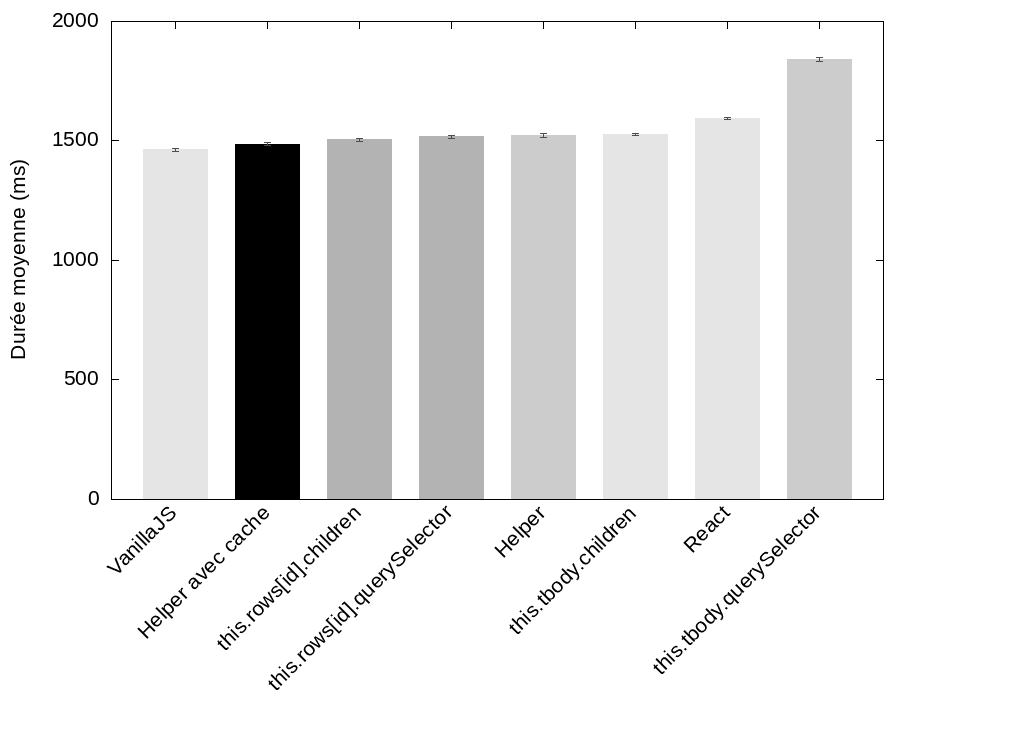

Write gnuplot code to recreate this figure.
set term png size 1024,750 font 'Liberation Sans,16'
set output "mem_helper.png"

set style fill solid
set boxwidth 0.7
set yrange [0:2000]
set ylabel "Durée moyenne (ms)"
unset key
set datafile separator ","

set linetype 1 lc rgb "gray90"
set linetype 2 lc rgb "black"
set linetype 3 lc rgb "gray70"
set linetype 4 lc rgb "gray70"
set linetype 5 lc rgb "gray80"
set linetype 6 lc rgb "gray90"
set linetype 7 lc rgb "gray90"
set linetype 8 lc rgb "gray80"
set linetype cycle 2

set xtics rotate by 45 right

plot '<(egrep "^(VanillaJS|this.rows\[id\].children|this.tbody.children|Helper avec cache|this.rows\[id\].querySelector|Helper|React|this.tbody.querySelector)," data.csv)' \
  using 0:2:($0+1):xtic(1) with boxes lc variable, \
  '' using 0:2:3:4 with yerrorbars lc rgb 'gray30' pt 0 lw 1
